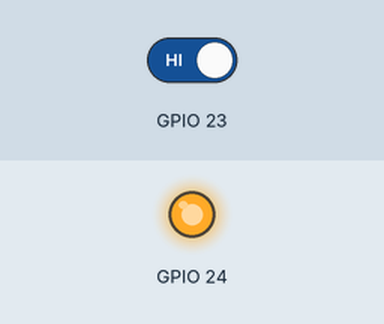
Recording of a program running on a simulated Raspberry Pi (BCM pin numbers). Parts: output pins drawn as LEDs (lit = HIGH). The test bench sets the inputs (shaded band); at power-on: GPIO 23 HIGH.

Above: at 1.2 s.
1.3 s: GPIO 23 driven LOW
At 1.9 s:
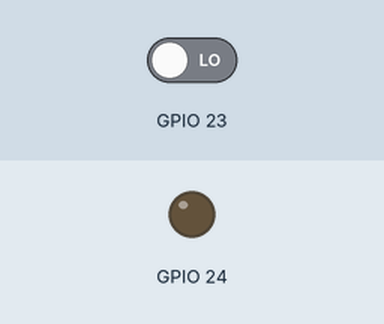
2.8 s: GPIO 23 driven HIGH
At 3.1 s:
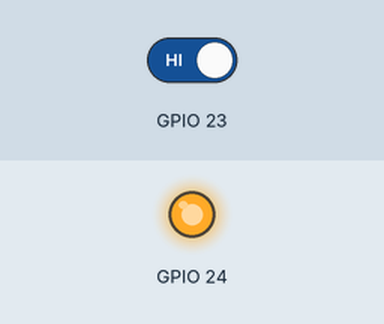
Timing chart, 0 to 5.8 s (numbered marks = the images above; inputs shaded):
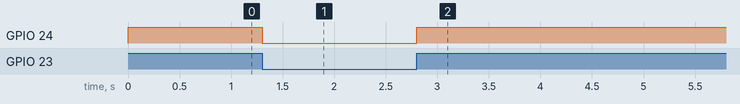

The program:

human-sensor.py
```python
#!/usr/bin/env python
# -*- coding: utf-8 -*-

import RPi.GPIO as GPIO
from time import sleep

GPIO.setmode(GPIO.BCM)
GPIO.setup(23, GPIO.IN)
GPIO.setup(24, GPIO.OUT)

try:
    while True:
        if GPIO.input(23) == GPIO.LOW:
            GPIO.output(24, GPIO.LOW)
        else:
            GPIO.output(24, GPIO.HIGH)
        sleep(0.01)

except KeyboardInterrupt:
    pass

GPIO.cleanup()
```

Measured:
- after the input at 1.3 s, GPIO 24: HIGH → LOW at once
- after the input at 2.8 s, GPIO 24: LOW → HIGH at once
